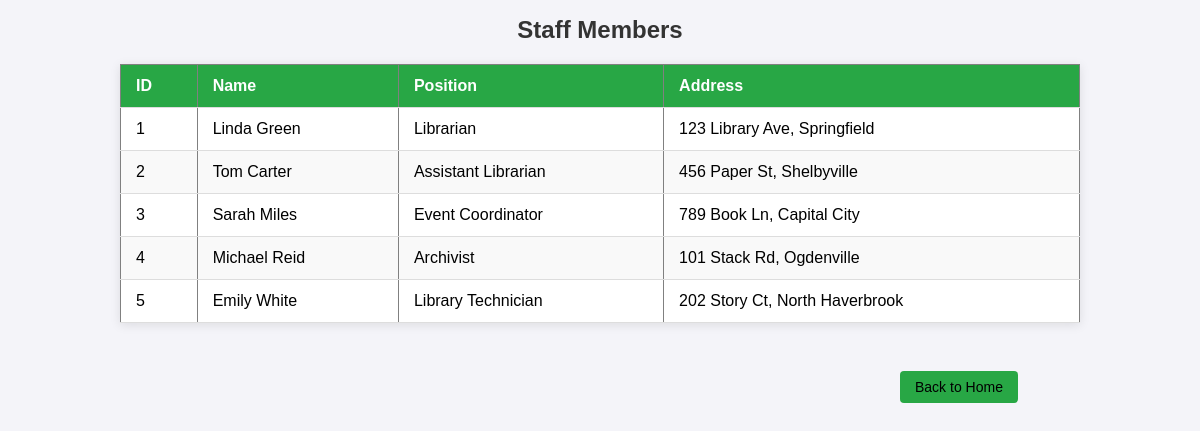
The app's page /staff.php (signed in) with its own data.
### tables this page shows
CREATE TABLE staff ( 
    StaffID INT AUTO_INCREMENT PRIMARY KEY, 
    Name VARCHAR(255), 
    Address VARCHAR(255), 
    Position VARCHAR(100), 
    Salary DECIMAL(10,2) 
);

### staff.php (the view, shortened to what this page needs)
<?php
$host = 'localhost';
$username = 'root';
$password = '';
$dbname = 'library_management_system';
$conn = new mysqli($host, $username, $password, $dbname);
$sql="SELECT StaffID, Name, Position, Address FROM staff";
$result=$conn->query($sql);
?>
<!DOCTYPE html>
<html>
<head>
    <link rel="stylesheet" href="styles/staff.css">
</head>
<body>
    <h1>Staff Members</h1>
    <table border="1">
            <thead>
                <tr>
                    <th>ID</th>
                    <th>Name</th>
                    <th>Position</th>
                    <th>Address</th>
            </thead>
            <tbody>
        <?php while ($row = $result->fetch_assoc()) { ?>
                <td><?php echo $row['StaffID']; ?></td>
                <td><?php echo htmlspecialchars($row['Name']); ?></td>
                <td><?php echo htmlspecialchars($row['Position']); ?></td>
                <td><?php echo htmlspecialchars($row['Address']); ?></td>
        <?php } ?>
        </tbody>
    </table>
    <br>
    <button class="home-button" onclick="window.location.href='index.php';">Back to Home</button>
</body>
</html>

### styles/staff.css (style rules this page uses)
body { font-family: Arial, sans-serif; background-color: #f4f4f9; margin: 0; padding: 0; }
h1 { color: #333; font-size: 24px; margin-bottom: 20px; text-align: center; }
table { width: 80%; margin: 20px auto; border-collapse: collapse; background-color: white; box-shadow: 0 2px 10px rgba(0, 0, 0, 0.1); }
thead { background-color: #28a745; color: white; font-size: 16px; }
th, td { padding: 12px 15px; text-align: left; border-bottom: 1px solid #ddd; }
button { background-color: #28a745; padding: 8px 15px; font-size: 14px; border: none; border-radius: 4px; cursor: pointer; margin: 10px 0; }
.home-button { margin-left:900px; }

### records on screen
staff: StaffID "1", Name "Linda Green", Position "Librarian", Address "123 Library Ave, Springfield"
staff: StaffID "2", Name "Tom Carter", Position "Assistant Librarian", Address "456 Paper St, Shelbyville"
staff: StaffID "3", Name "Sarah Miles", Position "Event Coordinator", Address "789 Book Ln, Capital City"
staff: StaffID "4", Name "Michael Reid", Position "Archivist", Address "101 Stack Rd, Ogdenville"
staff: StaffID "5", Name "Emily White", Position "Library Technician", Address "202 Story Ct, North Haverbrook"
